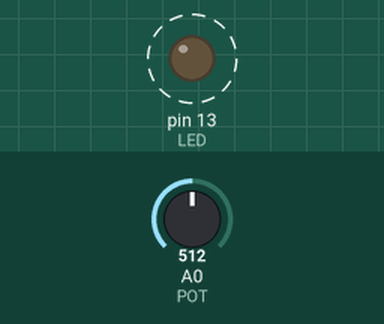
Simulated run of this sketch. Board: Arduino Uno, built with avr-gcc and run on an emulated ATmega328P. Parts: output pins drawn as LEDs (lit = HIGH). Dashed ring = blinking. The inputs (shaded band) are chosen by the test bench; at power-on: A0 (POT) = 512.

Above: at 1.8 s.
1.9 s: A0 (POT) set to 0
At 3.3 s:
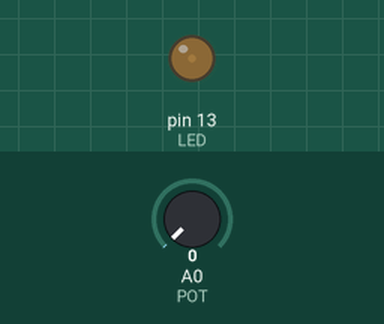
3.6 s: A0 (POT) set to 122
At 3.9 s:
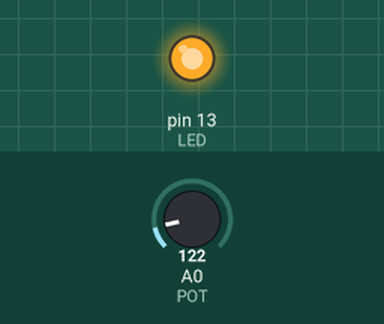
Timing chart, 0 to 13.1 s (numbered marks = the images above; inputs shaded):
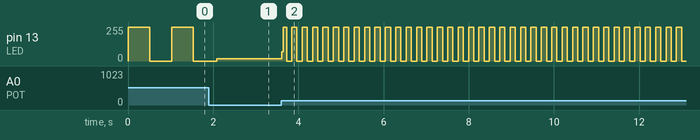

The sketch:

07-1.ino
```cpp
int LED = 13;
int POT = A0;
int val_time = 0;

void setup() {
  pinMode(LED, OUTPUT);
}

void loop() {
  val_time = analogRead(POT);

  digitalWrite(LED, HIGH);delay(val_time);
  digitalWrite(LED, LOW);delay(val_time);
}
```

Measured:
- after the input at 3.6 s, pin 13 (LED): 16/255 → 69/255 at once, then moves between 0/255 and 255/255, repeating every 0.24 s
- by itself, pin 13 (LED): alternates 255/255 for 0.51 s and 0/255 for 0.51 s
